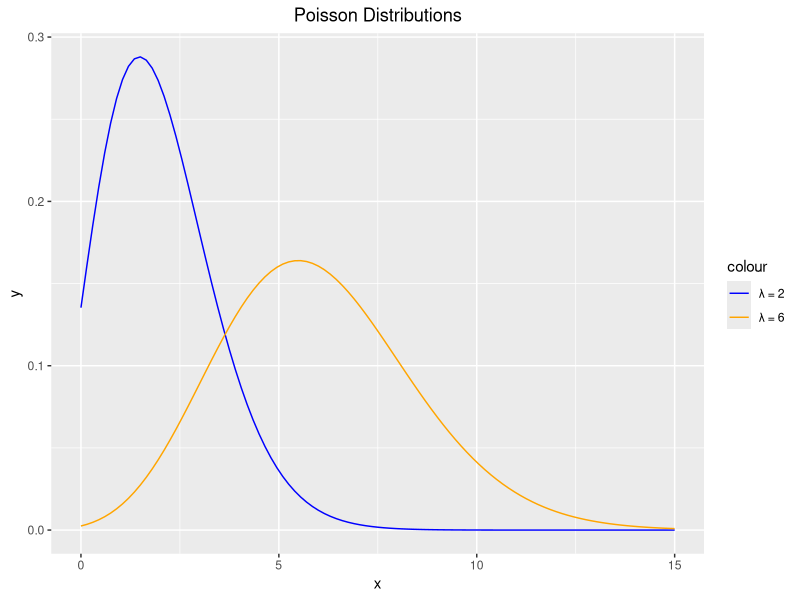
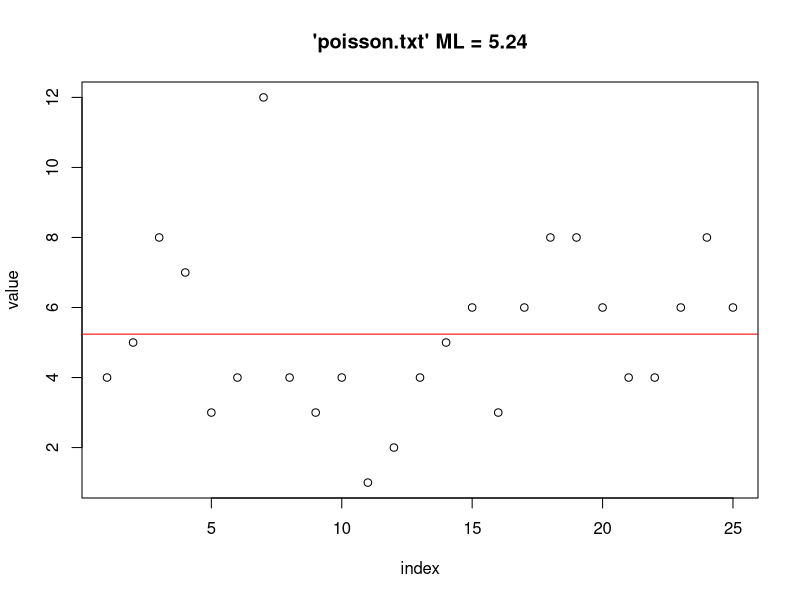
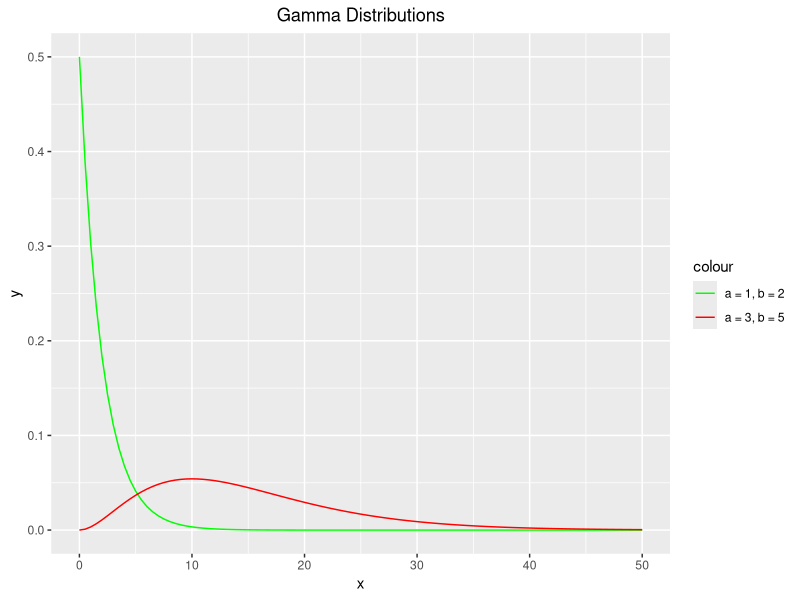
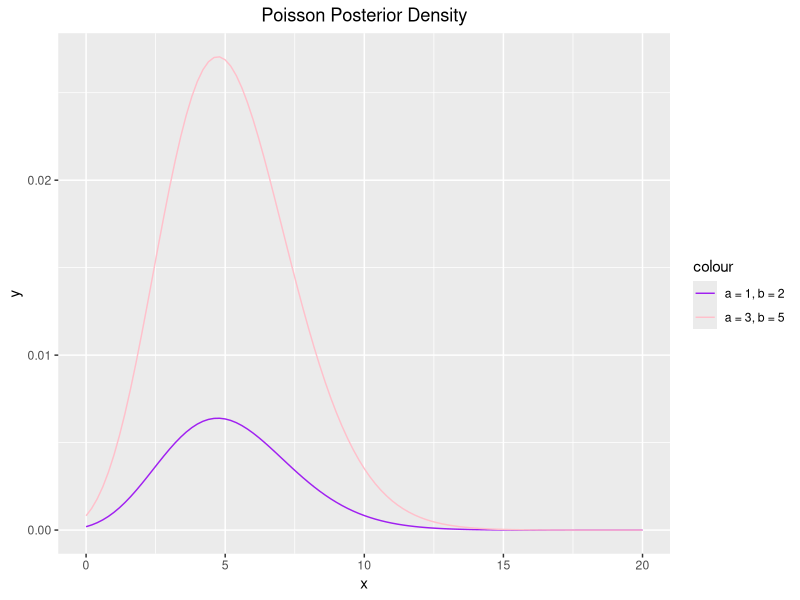

Here is the R script that generated these plots, in order:
library(magrittr)
library(ggplot2)

poisson_probability2 <- function(x){
  lambda = 2
  return((exp(1)^-lambda * lambda^x)/factorial(x))
}

poisson_probability6 <- function(x){
  lambda = 6
  return((exp(1)^-lambda * lambda^x)/factorial(x))
}

poisson_probabilityML <- function(df){
  n = nrow(df)
  sum = sum(df[,1])# assuming x is in column 1
  return(sum/n)
}

gamma_function <- function(a){
  return(factorial(a - 1))
}

gamma_distribution12 <- function(lambda){
  a = 1
  b = 2
  return((1/(b^a * gamma_function(a))) * lambda^(a - 1) * exp(1)^(-lambda/b))
}

gamma_distribution35 <- function(lambda){
  a = 3
  b = 5
  return((1/(b^a * gamma_function(a))) * lambda^(a - 1) * exp(1)^(-lambda/b))
}

poisson_posterior_density12 <- function(x){
  lambda = ML = 5.24
  a = 1
  b = 2
  return((1/(b^a * gamma_function(x + 1)) * gamma_function(a)) * lambda^(x + a - 1) * exp(1)^(-lambda - lambda/b))
}

poisson_posterior_density35 <- function(x){
  lambda = ML = 5.24
  a = 3
  b = 5
  return((1/(b^a * gamma_function(x + 1)) * gamma_function(a)) * lambda^(x + a - 1) * exp(1)^(-lambda - lambda/b))
}

#(e) plot the probability function for Poisson distributions with parameters λ = 2 and λ = 6. 
#    Note that the Poisson model is defined over nonnegative integers only.

data.frame(x = 0) %>%
  ggplot(mapping = aes(x = x)) +
  stat_function(fun = poisson_probability2,
                           mapping = aes(color = "poisson_probability2")) +
  stat_function(fun = poisson_probability6,
                           mapping = aes(color = "poisson_probability6")) +
  scale_x_continuous(limits = c(0, 15)) +
  scale_color_manual(values = c("blue", "orange"),
                     labels = c("λ = 2", "λ = 6")) + 
  ggtitle("Poisson Distributions") +
  theme(plot.title = element_text(hjust = 0.5))

#(f) Assume the data in ’poisson.txt’ that represent the number of incoming phone calls received
#    over a fixed period of time. Compute and report the ML estimate of the parameter λ .

poisson_df <- read.table("poisson.txt")
ML = poisson_probabilityML(poisson_df) # comes out to 5.24

plot(x = seq(1,25),
     y = poisson_df[,1],
     xlab = "index",
     ylab = "value",
     title(paste("'poisson.txt' ML = ",ML,sep="")))
abline(h = ML, col = "red")

#(g) Assume the prior on λ is given by Gamma(a, b). Plot the Gamma distribution for the following
#    set of parameters (a = 1, b = 2) and (a = 3, b = 5).

data.frame(x = 0) %>%
  ggplot(mapping = aes(x = x)) +
  stat_function(fun = gamma_distribution12,
                mapping = aes(color = "gamma_distribution12")) +
  stat_function(fun = gamma_distribution35,
                mapping = aes(color = "gamma_distribution35")) +
  scale_x_continuous(limits = c(0, 50)) +
  scale_color_manual(values = c("green", "red"),
                     labels = c("a = 1, b = 2", "a = 3, b = 5")) + 
  ggtitle("Gamma Distributions") +
  theme(plot.title = element_text(hjust = 0.5))

#(h) Plot the posterior density for λ after observing samples in ’poission.txt’ and using priors 
#    in part (g). What changes in the distribution do you observe?

data.frame(x = 0) %>%
  ggplot(mapping = aes(x = x)) +
  stat_function(fun = poisson_posterior_density12,
                mapping = aes(color = "poisson_posterior_density12")) +
  stat_function(fun = poisson_posterior_density35,
                mapping = aes(color = "poisson_posterior_density35")) +
  scale_x_continuous(limits = c(0, 20)) +
  scale_color_manual(values = c("purple", "pink"),
                     labels = c("a = 1, b = 2", "a = 3, b = 5")) + 
  ggtitle("Poisson Posterior Density") +
  theme(plot.title = element_text(hjust = 0.5))

